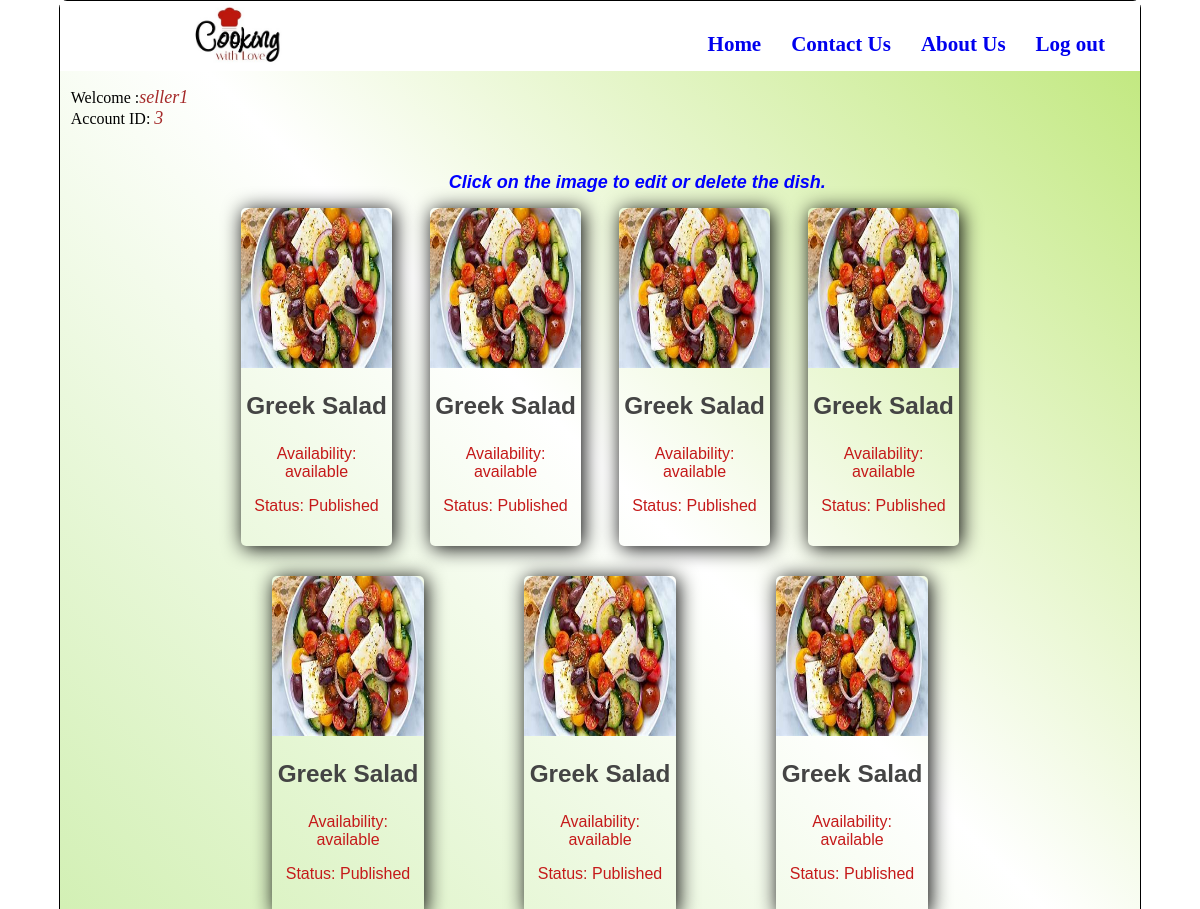
The app's page /CookingWithLove_Code/CookingWithLove/seller/CurrentDishes.php (signed in) with its own data.
### tables this page shows
CREATE TABLE `dishes` (
  `dishID` int NOT NULL AUTO_INCREMENT,
  `dishName` varchar(255) NOT NULL,
  `description` varchar(2000) NOT NULL,
  `price` decimal(10,2) DEFAULT NULL,
  `status` varchar(255) NOT NULL,
  `dishType` varchar(255) NOT NULL,
  `accountID` int DEFAULT NULL,
  `publishDate` date DEFAULT NULL,
  `photoPath` varchar(255) DEFAULT NULL,
  `is_published` char(1) DEFAULT NULL,
  `DishRequestedDate` date DEFAULT NULL,
  PRIMARY KEY (`dishID`),
  KEY `fk_categoryID` (`dishType`),
  KEY `fk_dishAccountID` (`accountID`),
  CONSTRAINT `fk_dishAccountID` FOREIGN KEY (`accountID`) REFERENCES `user_account` (`accountID`)
);

### CookingWithLove_Code/CookingWithLove/model/Dish.php (called while the page is built, shortened)
<?php
class Dish{
public static function getAll($conn, $accountid){
  $sql = "SELECT * FROM dishes WHERE accountID = :accountID";
  $stmt = $conn->prepare($sql);
  $stmt->bindValue(':accountID', $accountid, PDO::PARAM_INT);
  $stmt->execute();
return $stmt->fetchAll(PDO::FETCH_ASSOC);
}
}
?>

### CookingWithLove_Code/CookingWithLove/seller/CurrentDishes.php (the view, shortened to what this page needs)
<?php
$conn = require '../model/db.php';
$dishes = Dish::getAll($conn, $_SESSION['accountID']);
?>
<div>
<?php require '../view/header.php'; ?>
<?php require '../view/welcomeuser.php'; ?>
<div class = "order-container">
<div class="instructions"><span style="color: blue; font-style: italic; font-size: large; font-weight: bold; margin-left: 30%;">Click on the image to edit or delete the dish.</span></div>
<?php if(empty($dishes)): ?>
    <p>No dishes found.</p>
    <?php else: ?>
        <div class="card-container">
            <?php foreach($dishes as $dish): ?>
                <div class="card">
                <a href="/cookingwithlove/seller/UpdateDish.php?dishID=<?= $dish['dishID']; ?>" class="card-link">
                  <div class="image">
                  <img src="../<?=  htmlspecialchars($dish['photoPath']); ?>">
    </div>
    <div class="dish_Name">
      <h3> <?=  htmlspecialchars($dish['dishName']); ?></h3>
      <p>Availability: <?=  htmlspecialchars($dish['status']); ?><p>
      <p>Status: <?=  htmlspecialchars($dish['is_published'])=== 'Y' ? "Published" : "UnPublished"; ?><p>
    </div>
    </a>
            </div>
<?php endforeach; ?>
            </div>
<?php endif;?>
            </div>
</div>
<?php require '../view/footer.php'; ?>

### CookingWithLove_Code/CookingWithLove/css/StylePage12.css (style rules this page uses)
html { background-image: url("https://mdbootstrap.com/img/new/fluid/city/018.jpg"); background-size: cover; height: 99%; }
body { width: 90%; min-height: 99%; top: 2%; background-color: white; margin: auto; border: 1px solid black; border-radius: 8px; background-image: -webkit-linear-gradient(45deg, rgba(199, 236, 161, 0.808), white 50%, rgb(190, 231, 120)); }
a:link { display: inline-block; text-decoration:none; }
p { margin-left: 2%; margin-right: 2%; }

### CookingWithLove_Code/CookingWithLove/css/card.css (style rules this page uses)
.card-container { display: flex; flex-wrap: wrap; justify-content: space-around; }
.card-link { display: block; text-decoration: none; color: inherit; cursor: pointer; }
.card { width: 20%; display: inline-block; box-shadow: 2px 2px 20px black; border-radius: 5px; margin: 2%; padding-bottom: 2%; }
.image img { width: 100%; height: 160px; border-top-right-radius: 12px; border-top-left-radius: 12px; }
.dish_Name { text-align: center; font-size: 1.3rem; color:#444; }

### CookingWithLove_Code/CookingWithLove/css/orderStyle.css (style rules this page uses)
.order-container { font-family: Arial, Helvetica, sans-serif; width:70%; margin:auto; margin-top: 4%; border-radius: 10px; background-position: center; }
.dish_Name p { font-size: medium; color: #c51a1a; }

### records on screen
dishes: photoPath (picture), dishName "Greek Salad", status "available", is_published "Published"
dishes: photoPath (picture), dishName "Greek Salad", status "available", is_published "Published"
dishes: photoPath (picture), dishName "Greek Salad", status "available", is_published "Published"
dishes: photoPath (picture), dishName "Greek Salad", status "available", is_published "Published"
dishes: photoPath (picture), dishName "Greek Salad", status "available", is_published "Published"
dishes: photoPath (picture), dishName "Greek Salad", status "available", is_published "Published"
dishes: photoPath (picture), dishName "Greek Salad", status "available", is_published "Published"

### other values on screen
$_SESSION['userName'] "seller1"
$_SESSION['accountID'] "3"
